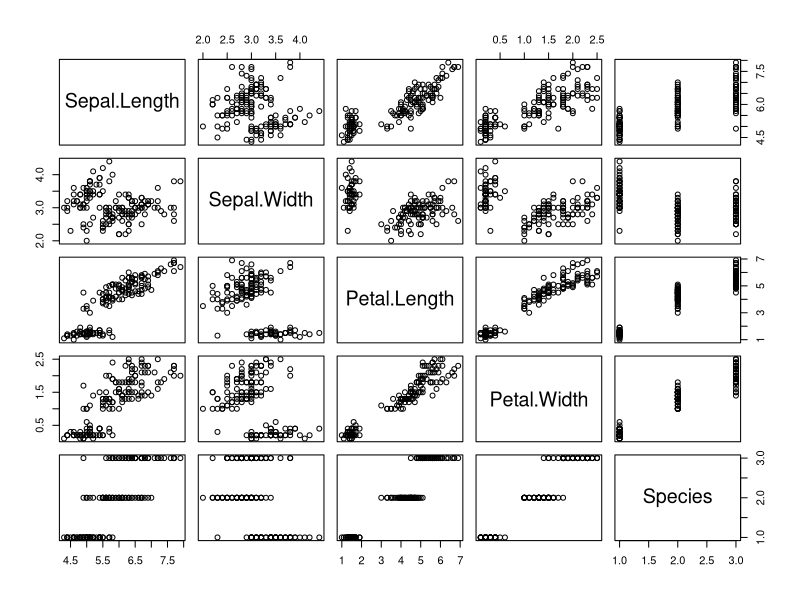
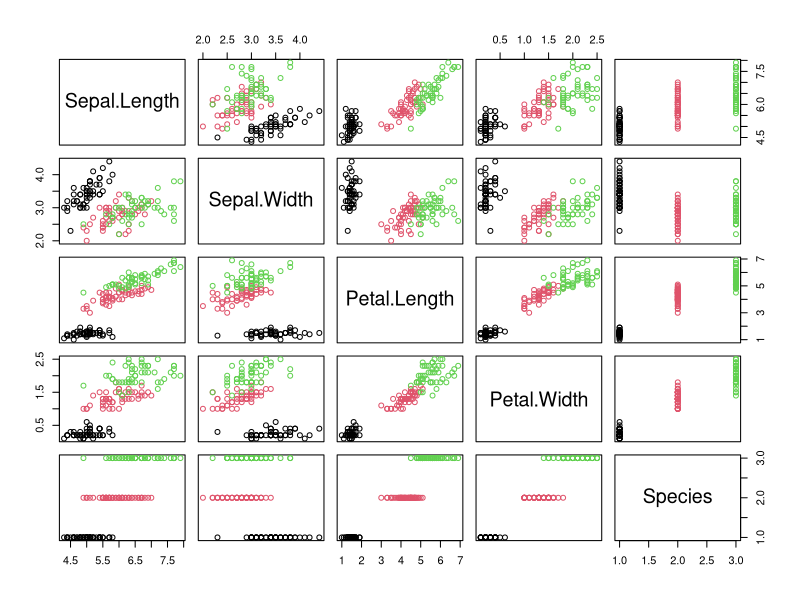
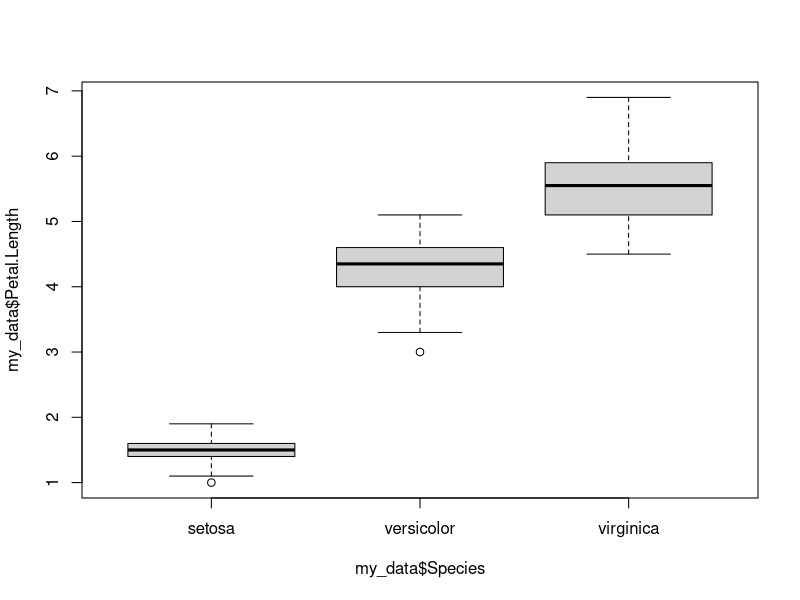
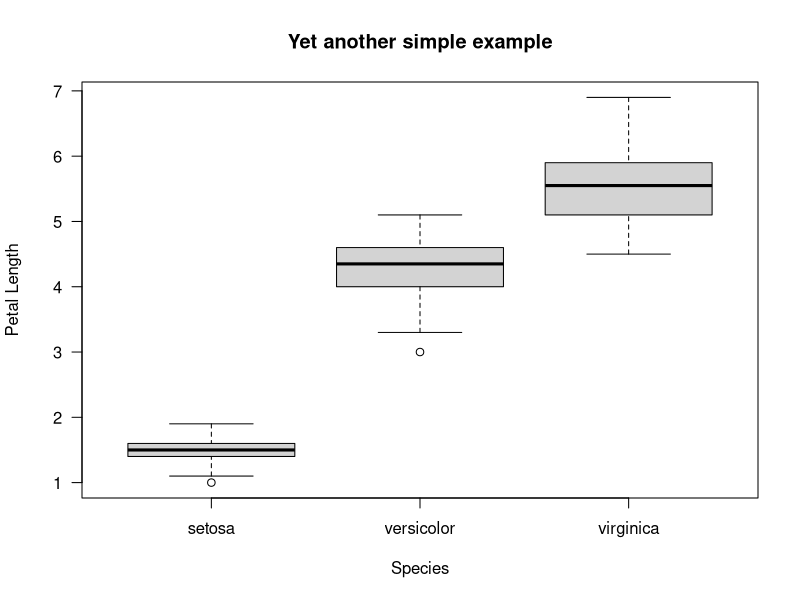
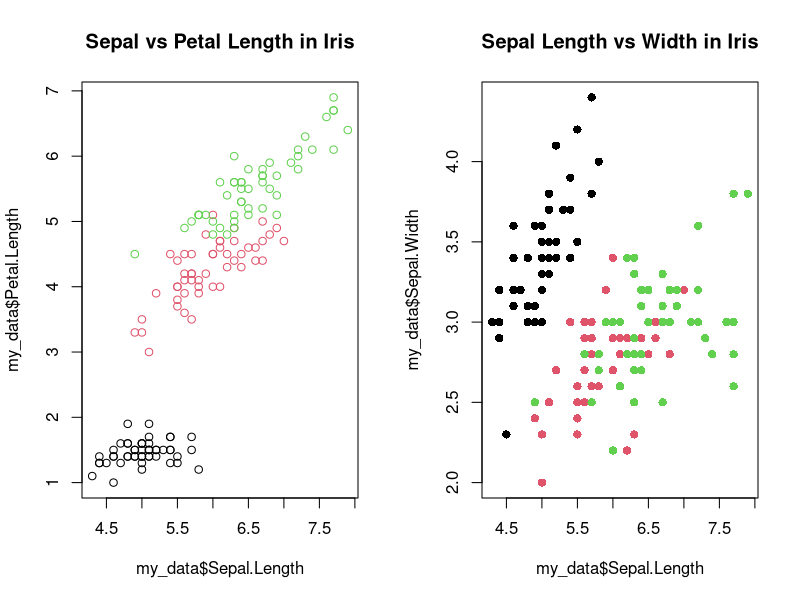

The R script that drew these images, in order:
# R Lecture to VTT - Lecture 2
# Author                : Oguzhan Gencoglu
# Latest Version        : 03.05.2016
# Contact               : oguzhan.gencoglu@tut.fi

# -------------- Exploratory analysis with base plotting system --------------

# Read the data
my_data <- iris

# Explore
pairs(my_data)

# the following would do the same thing as my_data is a data frame
# plot(my_data)

# color w.r.t. species
pairs(my_data, col = my_data$Species)

# investigate petal length for each species
boxplot(my_data$Petal.Length ~ my_data$Species)

# play around with some parameters, add titles etc.
boxplot(my_data$Petal.Length ~ my_data$Species,
        las = 1,
        xlab = "Species",
        ylab = "Petal Length",
        main = "Yet another simple example")


# multiple plots
par(mfrow=c(1,2))      # number of rows, number of columns

plot(my_data$Sepal.Length, my_data$Petal.Length,  # x variable, y variable
     col = my_data$Species,                       # colour by species
     main = "Sepal vs Petal Length in Iris")      # plot title

plot(my_data$Sepal.Length, my_data$Sepal.Width,   # x variable, y variable
     col = my_data$Species,                       # colour by species
     main = "Sepal Length vs Width in Iris",      # plot title
     pch = 16,                                    # change data cursor type
     cex = 1.1)                                   # change cursor size

# save plot
pdf('rplot.pdf')
# ------------ plot comes here ---------------
dev.off()
# png('rplot.png')

